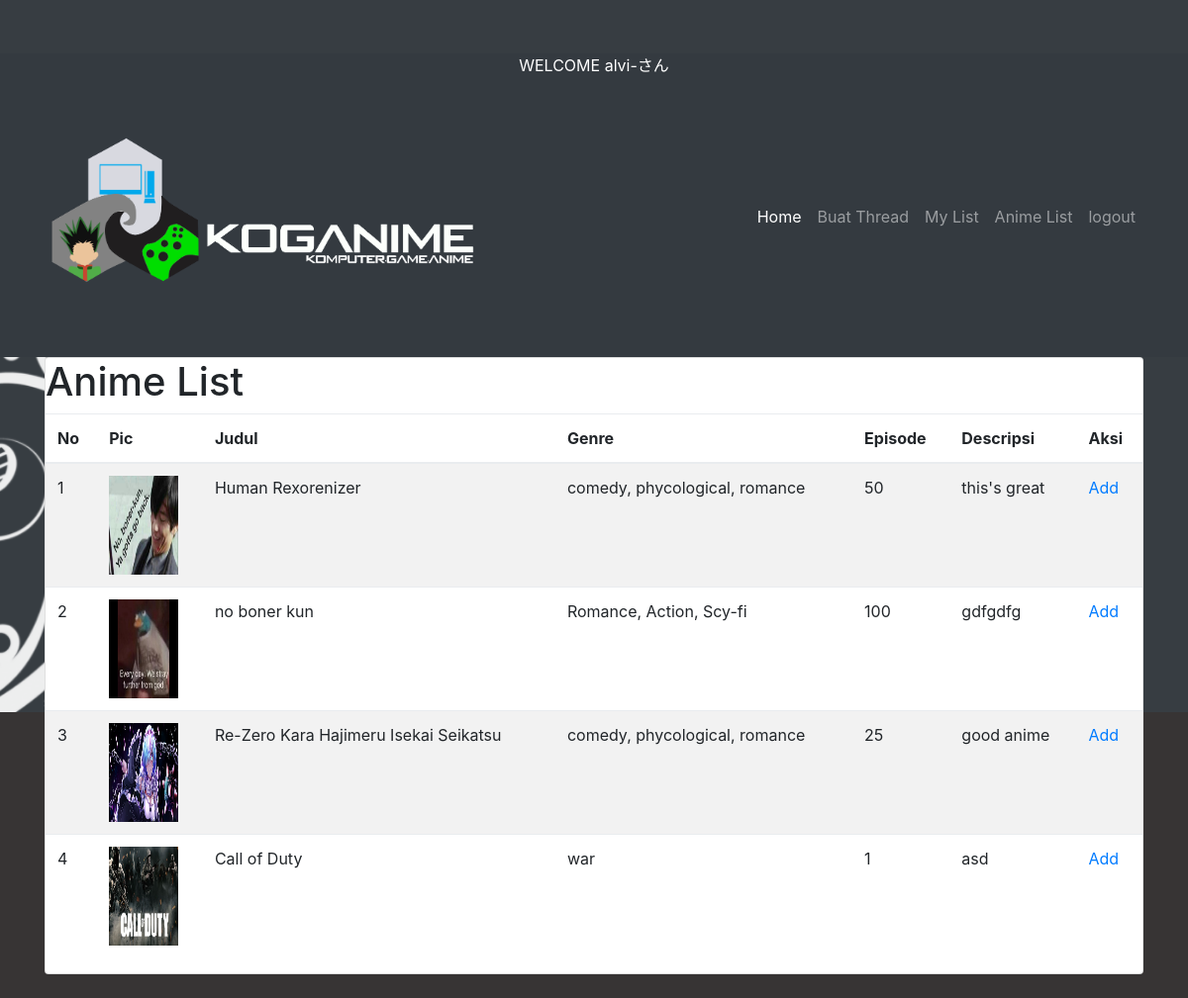
The page /member/anime_list.php (signed in) on the database its author committed.
### tables this page shows
CREATE TABLE `anime_list` (
  `id_anime` int(10) NOT NULL,
  `judul` varchar(100) NOT NULL,
  `genre` varchar(100) NOT NULL,
  `episode` int(3) NOT NULL,
  `gambar` varchar(200) NOT NULL,
  `isi` text NOT NULL
);

### member/anime_list.php (the view)
<?php
include 'header.php';
?>
<body>
       <div class="container">
      <div class="row">
        <div class="col-md-12">
<div class="card mb-4">
    <h1 class="page-title">Anime List</h1>
                  <table class="table table-hover table-striped">
                           <thead>
                          <tr>
                              <th class="hidden-xs">No</th>
                              <th>Pic</th>
                              <th>Judul</th>
                              <th>Genre</th>
                              <th>Episode</th>
                              <th>Descripsi</th>
                              <th>Aksi</th>
                          </tr>
                        </thead>
                   <?php
    include('../koneksi.php');
    $query = mysqli_query($connect, "SELECT * FROM anime_list") or die(mysqli_error());
    if(mysqli_num_rows($query) == 0){
      echo '<tr><td colspan="6">Tidak ada data!</td></tr>';
    }else{
      $no = 1;
      while($data = mysqli_fetch_assoc($query)){
        ?>
                        <?php
                            echo '<tr>';
          echo '<td>'.$no.'</td>';
        ?>
          <td>
<?php echo "<img src='../admin/img/".$data['gambar']."' width='70px' height='100px'/>"; ?>
</td>
          <?php
          echo '<td>'.$data['judul'].'</td>';
          echo '<td>'.$data['genre'].'</td>';
          echo '<td>'.$data['episode'].'</td>';
          echo '<td>'.$data['isi'].'</td>';
          echo '<td><a href="add.php?id='.$data['id_anime'].'">Add</a></td>';
        echo '</tr>';?>
                            <?php
               $no++;
                    }
                  }
                            ?>
                        </table>
    </div>
</div>
</div>
</div>
</body>
</html>

### rows shown on the page
anime_list: gambar (picture), judul "Human Rexorenizer", genre "comedy, phycological, romance", episode "50", isi "this's great"
anime_list: gambar (picture), judul "no boner kun", genre "Romance, Action, Scy-fi", episode "100", isi "gdfgdfg"
anime_list: gambar (picture), judul "Re-Zero Kara Hajimeru Isekai Seikatsu", genre "comedy, phycological, romance", episode "25", isi "good anime"
anime_list: gambar (picture), judul "Call of Duty", genre "war", episode "1", isi "asd"

### other values the page prints
$_SESSION['nama'] "alvi"
